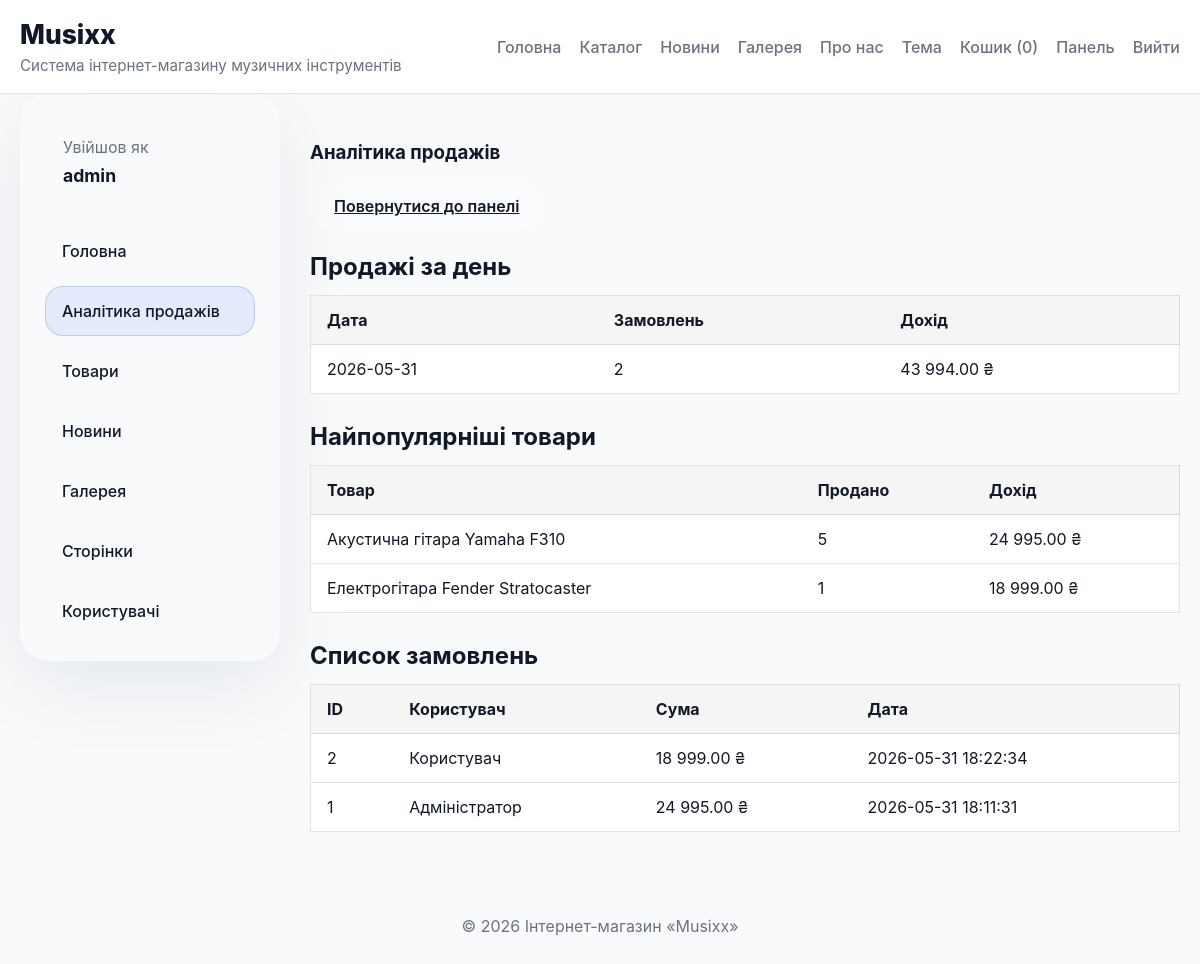
The page /index.php?route=admin_analytics (signed in) on the database as committed earlier.
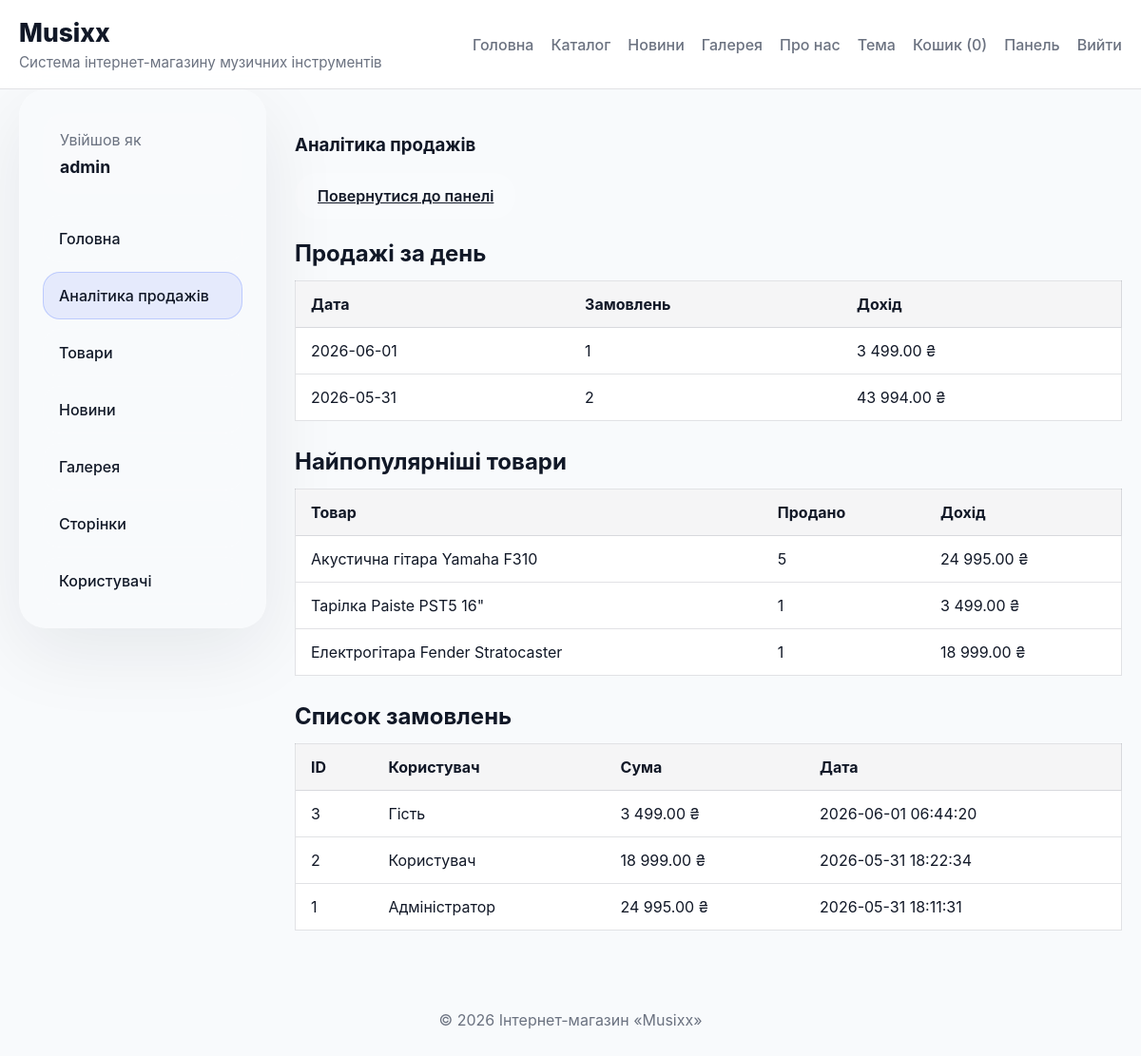
The same page on the database as committed later.
### tables this page shows
CREATE TABLE products (
    id INTEGER PRIMARY KEY AUTOINCREMENT,
    name TEXT NOT NULL,
    category TEXT NOT NULL,
    price REAL NOT NULL,
    description TEXT,
    stock INTEGER NOT NULL
, image TEXT DEFAULT '');

CREATE TABLE orders (
    id INTEGER PRIMARY KEY AUTOINCREMENT,
    user_id INTEGER,
    total REAL NOT NULL,
    created_at TEXT NOT NULL
);

CREATE TABLE users (
    id INTEGER PRIMARY KEY AUTOINCREMENT,
    name TEXT NOT NULL,
    email TEXT NOT NULL,
    role TEXT NOT NULL,
    registered TEXT NOT NULL
, login TEXT DEFAULT '', password TEXT DEFAULT '');

### app/Core/Controller.php (called while the page is built, shortened)
<?php
class Controller
{
    protected function renderLayout(string $contentView, array $params = [])
    {
        $content = function () use ($contentView, $params) {
            extract($params, EXTR_SKIP);
            require __DIR__ . '/../Views/' . $contentView . '.php';
        };
        require __DIR__ . '/../Views/layout.php';
    }
}

### app/Controllers/AdminController.php (called while the page is built, shortened)
<?php
require_once __DIR__ . '/../Core/Controller.php';
require_once __DIR__ . '/../Core/Auth.php';
class AdminController extends Controller
{
    public function analytics()
    {
        $db = Database::getInstance()->getConnection();
        $orders = [];
        $topProducts = [];
        $dailySales = [];
        try {
            $stmt = $db->query('SELECT o.id, o.user_id, o.total, o.created_at, u.name AS user_name FROM orders o LEFT JOIN users u ON u.id = o.user_id ORDER BY o.created_at DESC');
            $orders = $stmt->fetchAll(PDO::FETCH_ASSOC);
        } catch (Exception $e) {
            $orders = [];
        }
        try {
            $stmt = $db->query('SELECT p.id, p.name, SUM(oi.qty) AS sold_qty, SUM(oi.qty * oi.price) AS revenue FROM order_items oi JOIN products p ON p.id = oi.product_id GROUP BY p.id ORDER BY sold_qty DESC LIMIT 10');
            $topProducts = $stmt->fetchAll(PDO::FETCH_ASSOC);
        } catch (Exception $e) {
            $topProducts = [];
        }
        try {
            $stmt = $db->query("SELECT substr(created_at, 1, 10) AS day, COUNT(*) AS orders, SUM(total) AS revenue FROM orders GROUP BY day ORDER BY day DESC LIMIT 15");
            $dailySales = $stmt->fetchAll(PDO::FETCH_ASSOC);
        } catch (Exception $e) {
            $dailySales = [];
        }
        $this->renderLayout('admin/analytics', [
            'orders' => $orders,
            'topProducts' => $topProducts,
            'dailySales' => $dailySales
        ]);
    }
}

### app/Core/Auth.php (called while the page is built, shortened)
<?php
class Auth
{
    public static function check(): bool
    {
        return !empty($_SESSION[self::SESSION_ROLE]);
    }
    public static function isAdmin(): bool
    {
        return isset($_SESSION[self::SESSION_ROLE]) && $_SESSION[self::SESSION_ROLE] === 'admin';
    }
    public static function getUserName(): ?string
    {
        return $_SESSION[self::SESSION_NAME] ?? null;
    }
}

### app/Views/admin/analytics.php (the view)
<section class="admin-page">
    <aside class="admin-sidebar">
        <div class="admin-user">
            <span>Увійшов як</span>
            <strong><?= htmlspecialchars(Auth::getUserName() ?? 'Гість') ?></strong>
        </div>
        <nav class="admin-nav">
            <a class="admin-nav-link" href="index.php?route=admin">Головна</a>
            <a class="admin-nav-link active" href="index.php?route=admin_analytics">Аналітика продажів</a>
            <a class="admin-nav-link" href="index.php?route=module&name=products">Товари</a>
            <a class="admin-nav-link" href="index.php?route=module&name=news">Новини</a>
            <a class="admin-nav-link" href="index.php?route=module&name=gallery">Галерея</a>
            <a class="admin-nav-link" href="index.php?route=module&name=pages">Сторінки</a>
            <a class="admin-nav-link" href="index.php?route=module&name=users">Користувачі</a>
        </nav>
    </aside>
    <div class="admin-main">
        <section class="admin-analytics">
            <h1>Аналітика продажів</h1>
            <div class="analytics-actions">
                <a class="button button-secondary" href="index.php?route=admin">Повернутися до панелі</a>
            </div>
    <section class="analytics-block">
        <h2>Продажі за день</h2>
        <table class="analytics-table">
            <thead>
                <tr>
                    <th>Дата</th>
                    <th>Замовлень</th>
                    <th>Дохід</th>
                </tr>
            </thead>
            <tbody>
                <?php if (!empty($dailySales)): ?>
                    <?php foreach ($dailySales as $row): ?>
                        <tr>
                            <td><?= htmlspecialchars($row['day']) ?></td>
                            <td><?= intval($row['orders']) ?></td>
                            <td><?= number_format(floatval($row['revenue']), 2, '.', ' ') ?> ₴</td>
                        </tr>
                    <?php endforeach; ?>
                <?php else: ?>
                    <tr><td colspan="3">Дані відсутні</td></tr>
                <?php endif; ?>
            </tbody>
        </table>
    </section>
    <section class="analytics-block">
        <h2>Найпопулярніші товари</h2>
        <table class="analytics-table">
            <thead>
                <tr>
                    <th>Товар</th>
                    <th>Продано</th>
                    <th>Дохід</th>
                </tr>
            </thead>
            <tbody>
                <?php if (!empty($topProducts)): ?>
                    <?php foreach ($topProducts as $item): ?>
                        <tr>
                            <td><?= htmlspecialchars($item['name']) ?></td>
                            <td><?= intval($item['sold_qty']) ?></td>
                            <td><?= number_format(floatval($item['revenue']), 2, '.', ' ') ?> ₴</td>
                        </tr>
                    <?php endforeach; ?>
                <?php else: ?>
                    <tr><td colspan="3">Дані відсутні</td></tr>
                <?php endif; ?>
            </tbody>
        </table>
    </section>
    <section class="analytics-block">
        <h2>Список замовлень</h2>
        <table class="analytics-table">
            <thead>
                <tr>
                    <th>ID</th>
                    <th>Користувач</th>
                    <th>Сума</th>
                    <th>Дата</th>
                </tr>
            </thead>
            <tbody>
                <?php if (!empty($orders)): ?>
                    <?php foreach ($orders as $order): ?>
                        <tr>
                            <td><?= intval($order['id']) ?></td>
                            <td><?= htmlspecialchars($order['user_name'] ?: 'Гість') ?></td>
                            <td><?= number_format(floatval($order['total']), 2, '.', ' ') ?> ₴</td>
                            <td><?= htmlspecialchars($order['created_at']) ?></td>
                        </tr>
                    <?php endforeach; ?>
                <?php else: ?>
                    <tr><td colspan="4">Дані відсутні</td></tr>
                <?php endif; ?>
            </tbody>
        </table>
    </section>
    </div>
</section>

### index.php (shortened to what this page needs)
<?php
require_once __DIR__ . '/app/Core/Controller.php';
require_once __DIR__ . '/app/Core/Auth.php';
require_once __DIR__ . '/app/Controllers/AdminController.php';
$path = isset($_GET['route']) ? $_GET['route'] : 'home';
switch ($path) {
    case 'admin_analytics':
        $controller = new AdminController();
        $controller->analytics();
        break;
}

### app/Views/layout.php (shortened to what this page needs)
<!DOCTYPE html>
<html lang="uk">
<head>
    <link rel="stylesheet" href="assets/css/style.css">
</head>
<body>
<header class="site-header">
    <div class="container header-inner">
        <div>
            <a href="index.php" class="brand">Musixx</a>
            <p class="subtitle">Система інтернет-магазину музичних інструментів</p>
        </div>
        <nav>
            <a href="index.php">Головна</a>
            <a href="index.php?route=catalog">Каталог</a>
            <a href="index.php?route=news">Новини</a>
            <a href="index.php?route=gallery">Галерея</a>
            <a href="index.php?route=page&slug=about-us">Про нас</a>
            <a href="javascript:void(0)" id="theme-toggle">Тема</a>
            <a href="javascript:void(0)" id="cart-link">Кошик (<span id="cart-count">0</span>)</a>
            <?php if (Auth::check()): ?>
                <?php if (Auth::isAdmin()): ?>
                    <a href="index.php?route=admin">Панель</a>
                <?php endif; ?>
                <a href="index.php?route=logout">Вийти</a>
            <?php else: ?>
                <a href="index.php?route=login">Увійти</a>
                <a href="index.php?route=register">Реєстрація</a>
            <?php endif; ?>
        </nav>
    </div>
</header>
<main class="container">
    <?php $content(); ?>
</main>
<footer class="footer">
    <div class="container">© 2026 Інтернет-магазин «Musixx»</div>
</footer>
</body>
</html>

### assets/css/style.css (style rules this page uses)
:root { --bg: #f8fafc; --surface: #ffffff; --surface-soft: rgba(15, 23, 42, 0.04); --text: #111827; --text-muted: #6b7280; --primary: #2563eb; --primary-dark: #1d4ed8; --accent: #1d4ed8; --border: rgba(15, 23, 42, 0.12); --shadow: 0 24px 80px rgba(15, 23, 42, 0.08); }
* { box-sizing: border-box; }
html { scroll-behavior: smooth; }
body { margin: 0; min-height: 100vh; font-family: 'Inter', system-ui, -apple-system, BlinkMacSystemFont, 'Segoe UI', sans-serif; background: var(--bg); color: var(--text); }
.admin-analytics { padding: 28px 0; }
.analytics-actions { margin-bottom: 22px; display: flex; gap: 12px; flex-wrap: wrap; }
.analytics-block { margin-bottom: 28px; }
.analytics-block h2 { margin-bottom: 14px; }
.analytics-table { width: 100%; border-collapse: collapse; background: var(--surface); border: 1px solid var(--border); }
.analytics-table th, .analytics-table td { padding: 14px 16px; border-bottom: 1px solid var(--border); text-align: left; color: var(--text); }
.analytics-table th { background: var(--surface-soft); font-weight: 700; }
.container { width: min(1240px, 100% - 40px); margin: 0 auto; }
.site-header { padding: 18px 0; position: sticky; top: 0; z-index: 20; backdrop-filter: blur(18px); background: rgba(255, 255, 255, 0.9); border-bottom: 1px solid var(--border); }
.header-inner { display: flex; align-items: center; justify-content: space-between; gap: 18px; }
.brand { font-size: 1.65rem; font-weight: 800; color: var(--text); text-decoration: none; }
.subtitle { margin: 6px 0 0; font-size: 0.95rem; color: var(--text-muted); }
nav { display: flex; align-items: center; gap: 18px; }
nav a { color: var(--text-muted); text-decoration: none; font-weight: 500; }
nav a#cart-link { position: relative; }
button, .button { border: none; border-radius: 999px; background: linear-gradient(135deg, var(--primary), var(--primary-dark)); color: #fff; font-weight: 600; padding: 14px 24px; cursor: pointer; display: inline-flex; align-items: center; justify-content: center; }
.button-secondary, button.button-secondary { background: rgba(255,255,255,0.14); color: var(--text); }
.admin-page { display: grid; grid-template-columns: 260px 1fr; gap: 30px; align-items: start; }
.admin-sidebar { background: rgba(255,255,255,0.06); border: 1px solid rgba(255,255,255,0.08); box-shadow: var(--shadow); border-radius: 28px; padding: 24px; }
.admin-user { margin-bottom: 22px; padding: 18px; border-radius: 22px; background: rgba(255,255,255,0.08); }
.admin-user span { display: block; color: var(--text-muted); margin-bottom: 8px; }
.admin-user strong { display: block; font-size: 1.1rem; color: var(--text); }
.admin-nav { display: grid; gap: 10px; }
.admin-nav-link { display: block; padding: 14px 16px; border-radius: 18px; text-decoration: none; color: var(--text); background: rgba(255,255,255,0.05); border: 1px solid rgba(255,255,255,0.08); }
.admin-nav-link.active, .admin-nav-link:hover { background: rgba(111, 140, 255, 0.14); border-color: rgba(111, 140, 255, 0.35); }
.admin-main { display: grid; gap: 24px; }
.footer { padding: 28px 0; color: var(--text-muted); text-align: center; }

Rows that differ between the two databases and show on the page:
now on this page (row edited): products: name "Тарілка Paiste PST5 16\"", sold_qty "1", revenue "3 499.00"
added orders: id "3", user_name "Гість", total "3 499.00", created_at "2026-06-01 06:44:20"
Other text that changed with them:
new list line: "2026-06-01 1 3 499.00 ₴"
